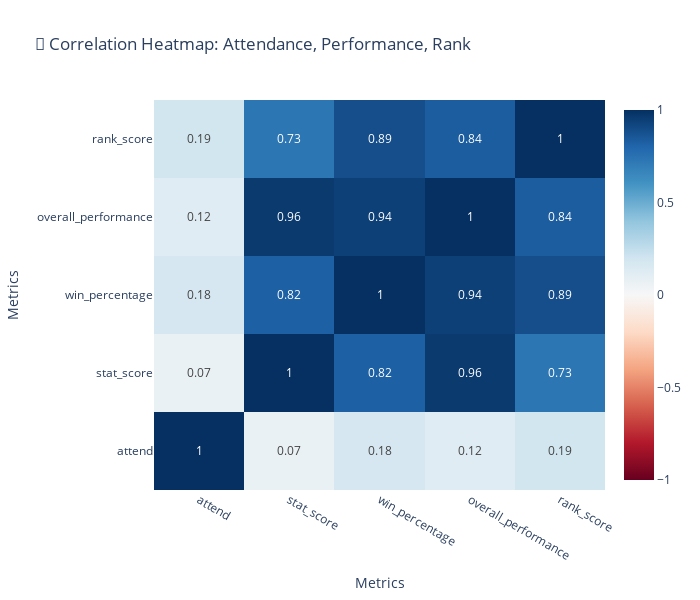

This figure's notebook cell:
### Markdown cell above
#### Attendance and Performance Correlation

### Code cell
td.correlation_heatmap()

### Figure 1 — Plotly figure (JSON) as saved in the notebook; plotly's stock layout.template omitted (floating-point values rounded to 4 significant figures)
{"data": [{"colorscale": [[0, "rgb(103,0,31)"], [0.1, "rgb(178,24,43)"], [0.2, "rgb(214,96,77)"], [0.3, "rgb(244,165,130)"], [0.4, "rgb(253,219,199)"], [0.5, "rgb(247,247,247)"], [0.6, "rgb(209,229,240)"], [0.7, "rgb(146,197,222)"], [0.8, "rgb(67,147,195)"], [0.9, "rgb(33,102,172)"], [1, "rgb(5,48,97)"]], "hoverongaps": false, "text": [[1.0, 0.07, 0.18, 0.12, 0.19], [0.07, 1.0, 0.82, 0.96, 0.73], [0.18, 0.82, 1.0, 0.94, 0.89], [0.12, 0.96, 0.94, 1.0, 0.84], [0.19, 0.73, 0.89, 0.84, 1.0]], "textfont": {"size": 12}, "texttemplate": "%{text}", "type": "heatmap", "x": ["attend", "stat_score", "win_percentage", "overall_performance", "rank_score"], "y": ["attend", "stat_score", "win_percentage", "overall_performance", "rank_score"], "z": [[1.0, 0.06954, 0.1761, 0.122, 0.1922], [0.06954, 1.0, 0.8213, 0.9647, 0.7267], [0.1761, 0.8213, 1.0, 0.9425, 0.8872], [0.122, 0.9647, 0.9425, 1.0, 0.8351], [0.1922, 0.7267, 0.8872, 0.8351, 1.0]], "zmax": 1, "zmin": -1}], "layout": {"height": 600, "title": {"text": "🔗 Correlation Heatmap: Attendance, Performance, Rank"}, "width": 700, "xaxis": {"title": {"text": "Metrics"}}, "yaxis": {"title": {"text": "Metrics"}}}}
